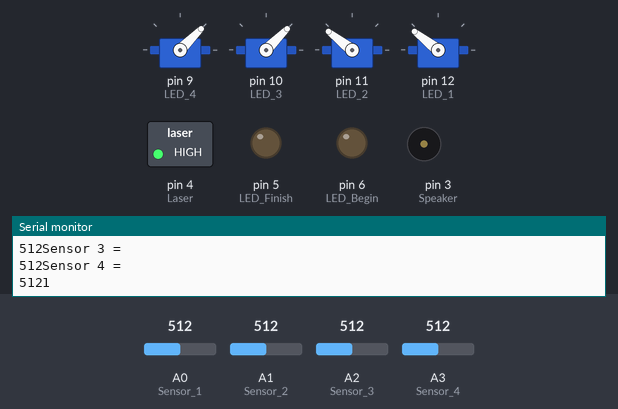
Recording of a sketch running on a simulated Arduino Uno, built with avr-gcc and run on an emulated ATmega328P. On the bench: 4 × servo, switched loads named in the sketch (green lamp = pin HIGH), output pins drawn as LEDs (lit = HIGH), buzzer (waves = sounding, pin HIGH), the last lines printed to the serial monitor. The test bench sets the inputs (shaded band); at power-on: A0 (Sensor_1) = 512, A1 (Sensor_2) = 512, A2 (Sensor_3) = 512, A3 (Sensor_4) = 512. Random numbers use the default seed unless the sketch sets one; pins used as bus, display or sensor lines are not drawn.

Above: at 13.4 s.
13.5 s: A0 (Sensor_1) set to 313
At 16.3 s:
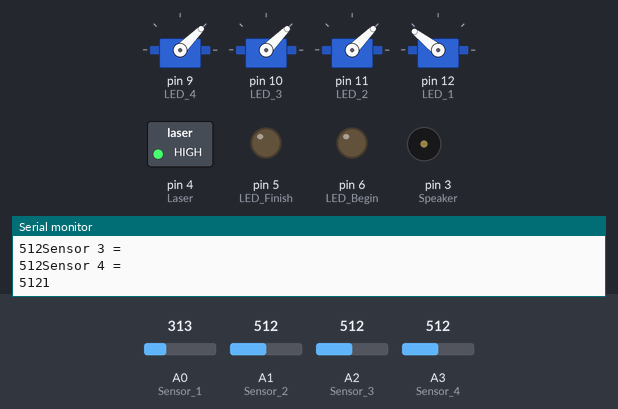
25.2 s: A0 (Sensor_1) set to 288
At 29.1 s:
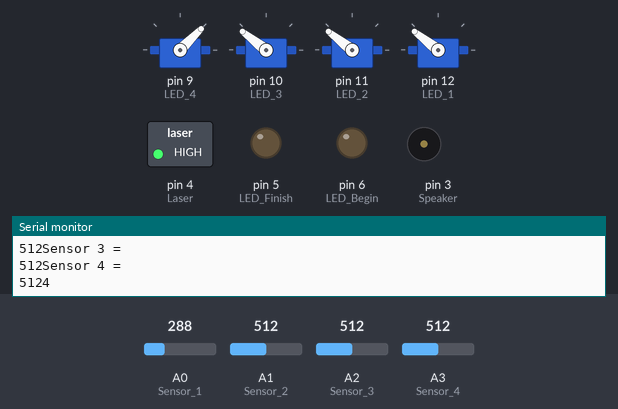
35.2 s: A0 (Sensor_1) set to 306
At 40.8 s:
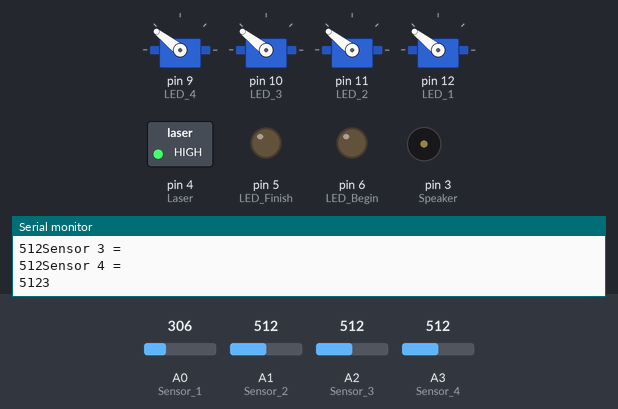
Timing chart, 0 to 49.5 s (numbered marks = the images above; inputs shaded):
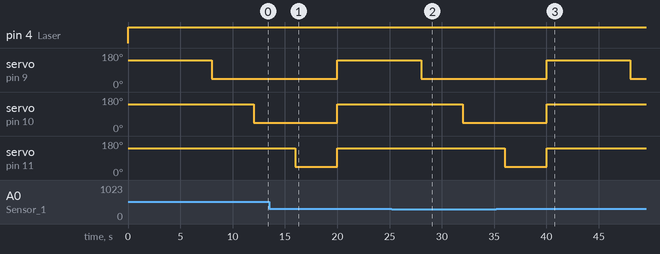

The sketch:

Final_Code.ino
```cpp
// SERVO pin definitions

#include <Servo.h>

Servo Servo_1;
Servo Servo_2;
Servo Servo_3;
Servo Servo_4;

int servoPos_1 = 45;
int servoPos_2 = 45;
int servoPos_3 = 45;
int servoPos_4 = 45;

const int servoAwake = 45; // Awake
const int servoSleep = 142; // Sleep

// LED pin definitions

#define LED_1  12
#define LED_2  11
#define LED_3  10
#define LED_4  9

#define LED_Begin    6
#define LED_Finish   5

// LASER pin definitions

#define Laser 4

// Sensor definitions

const int Min_Sensor_Value = 300;

// Sensor pin definitions

#define Sensor_1  A0
#define Sensor_2  A1
#define Sensor_3  A2
#define Sensor_4  A3

int Anas_1 = 0;
int Anas_2 = 0;
int Anas_3 = 0;
int Anas_4 = 0;

// Buzzer definitions

#define Speaker  3

#define Tone_1   220
#define Tone_2   262
#define Tone_3   330
#define Tone_4   392

#define Tone_Duration 250

// Game Variables

int randNumber;
int Game_Speed = 4000;
int Game_Status = 0;
int Game_Points = 0;
int Game_Step = 0;
int Read_Step = Game_Step;

// Game Setup
void setup()

{
  Serial.begin(9600);
  randomSeed(analogRead(0));

  Servo_1.attach(9);
  Servo_2.attach(10);
  Servo_3.attach(11);
  Servo_4.attach(12);

  pinMode(Laser, OUTPUT);

  pinMode(LED_1, OUTPUT);
  pinMode(LED_2, OUTPUT);
  pinMode(LED_3, OUTPUT);
  pinMode(LED_4, OUTPUT);

  pinMode(LED_Begin, OUTPUT);
  pinMode(LED_Finish, OUTPUT);

  pinMode(Sensor_1, INPUT);
  pinMode(Sensor_2, INPUT);
  pinMode(Sensor_3, INPUT);
  pinMode(Sensor_4, INPUT);

  pinMode(Speaker, OUTPUT);

}

void loop()
{
  digitalWrite(Laser, HIGH); // Turn Laser On

  //Reading the Sensors values
  Anas_1 = analogRead(Sensor_1);
  Anas_2 = analogRead(Sensor_2);
  Anas_3 = analogRead(Sensor_3);
  Anas_4 = analogRead(Sensor_4);

  //Writing the Sensors values
  Serial.println("Sensor 1 = ");
  Serial.print(Anas_1);
  Serial.println("Sensor 2 = ");
  Serial.print(Anas_2);
  Serial.println("Sensor 3 = ");
  Serial.print(Anas_3);
  Serial.println("Sensor 4 = ");
  Serial.print(Anas_4);
{

  // New Game States:
  // 1. initialize Game
  // 2. setupTargets
  // 3. Read Input
  // 4. GameOver
  // 5. GameRestart

  // In what mode are we?
  switch(Game_Status)
  {
    case 0:
      beginGame(); // Almost Finish - Tones
      break;
    case 1:
      Score(); // To-Do
      break;
    case 2:
      resetGame(); // To-Do
      break;
    case 3:
      playSequence(); // Maybe
      break;
    case 4:
      readSequence(); // Maybe
      break;
    case 5:
      gameOver(); // To-Do
      break;
  }
 }
}

void beginGame() // Case 0
{
  Game_Status = 0;

  //Initializing the positions of the Servo to Sleep.
  Servo_1.write(servoSleep);
  Servo_2.write(servoSleep);
  Servo_3.write(servoSleep);
  Servo_4.write(servoSleep);

  // print a random number from 1 to 4
  randNumber = random(1, 5);
  Serial.println(randNumber);
  delay(Game_Speed);

  // Servo_1 Step
  if (randNumber = 1)
  { //Initialize Servo_1 to Awake
    Servo_1.write(servoAwake);
    //Read Sensor_1
    if(Anas_1 > Min_Sensor_Value)
    {
      digitalWrite(LED_1, HIGH);
      Servo_1.write(servoSleep);
      Game_Points =+50;

      delay(Game_Speed);
      digitalWrite(LED_1, LOW);
      Servo_1.write(servoAwake);
    }
  }

  // Servo_2 Step
  if (randNumber = 2)
  { //Initialize Servo_2 to Awake
    Servo_2.write(servoAwake);
    //Read Sensor_2
    if(Anas_2 > Min_Sensor_Value)
    {
      digitalWrite(LED_2, HIGH);
      Servo_2.write(servoSleep);
      Game_Points =+50;

      delay(Game_Speed);
      digitalWrite(LED_2, LOW);
      Servo_2.write(servoAwake);
    }
  }

  // Servo_3 Step
  if (randNumber = 3)
  { //Initialize Servo_3 to Awake
    Servo_3.write(servoAwake);
    //Read Sensor_3
    if(Anas_3 > Min_Sensor_Value)
    {
      digitalWrite(LED_3, HIGH);
      Servo_3.write(servoSleep);
      Game_Points =+50;

      delay(Game_Speed);
      digitalWrite(LED_3, LOW);
      Servo_3.write(servoAwake);
    }
  }

  // Servo_4 Step
  if (randNumber = 4)
  { //Initialize Servo_4 to Awake
    Servo_4.write(servoAwake);
    //Read Sensor_4
    if(Anas_4 > Min_Sensor_Value)
    {
      digitalWrite(LED_4, HIGH);
      Servo_4.write(servoSleep);
      Game_Points =+50;

      delay(Game_Speed);
      digitalWrite(LED_4, LOW);
      Servo_4.write(servoAwake);
    }
  }

  // Score Atteigned
  if (Game_Points > 200)
  {
    Game_Status = 1; // Go to Case 1 (Score)
  }
}

void Score() // Case 1
{
  Serial.println("YOU WIN!!!");
}

void resetGame() // Case 2
{
}

void playSequence() // Case 3
{
}

void readSequence() // Case 4
{
}

void gameOver() // Case 5
{
}
```

Measured:
- the behaviour switches between 301 and 300 on A0 (Sensor_1) (found by bisection; images 1 and 2)
